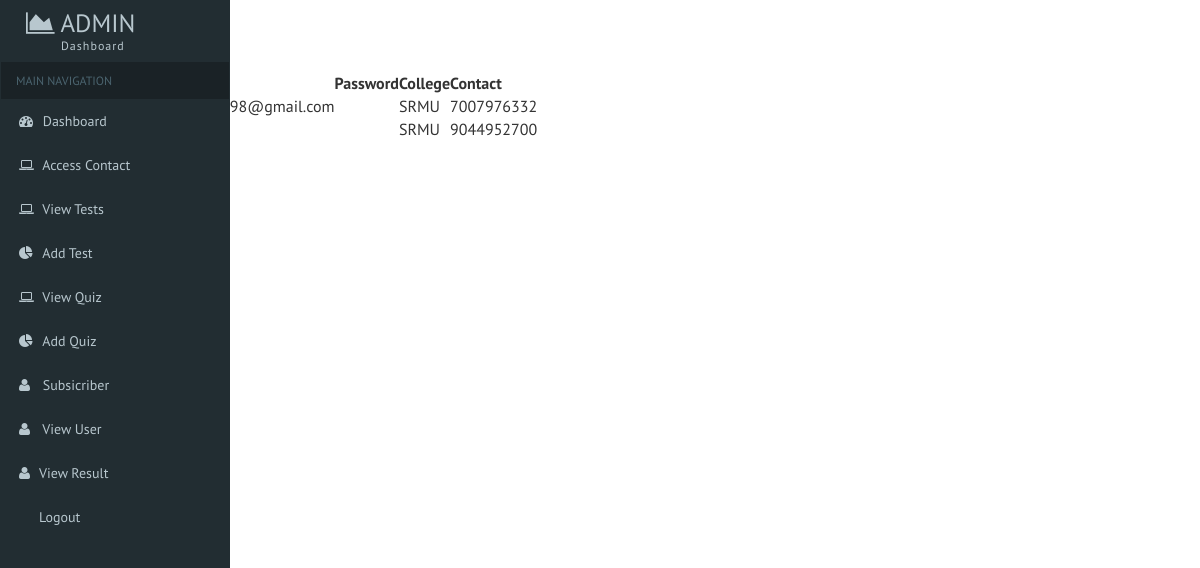
Page /Admin/ViewUser.php on the committed database.
### tables this page shows
CREATE TABLE `user` (
  `Name` varchar(5) NOT NULL,
  `College` varchar(100) NOT NULL,
  `Contact` bigint(20) NOT NULL,
  `Email` varchar(50) NOT NULL,
  `Confirm` varchar(50) NOT NULL
);

### Admin/ViewUser.php (the view)
<?php
include('AdminHeader.php');
?>
<div class="container">
	<h3>Registered User</h3>
	<table>
	<tr>
	<th>User ID</th><th>Name</th><th>Email</th><th>Password</th><th>College</th><th>Contact</th>
	</tr>
	<?php
		$con = mysqli_connect("localhost","root","","onlinetest");
		$result = mysqli_query($con,"SELECT * FROM `user`");
		while($row = mysqli_fetch_array($result))
		{
	?>
	<tr>
	<td><?php echo $row['ID'];?></td><td><?php echo $row['Name'];?></td><td><?php echo $row['Email'];?></td><td><?php echo $row['Password'];?></td>
	<td><?php echo $row['College'];?></td><td><?php echo $row['Contact'];?></td>
	</tr>
	<?php
		}
	?>
</div>
</body>
</html>

### rows in the picture
user: College "SRMU", Contact "7007976332"
user: College "SRMU", Contact "9044952700"
